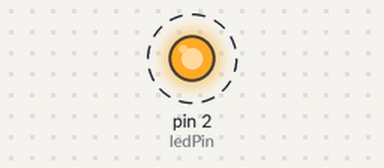
The sketch below on a simulated Arduino Uno, built with avr-gcc and run on an emulated ATmega328P. On the bench: output pins drawn as LEDs (lit = HIGH). Dashed ring = blinking.

Above: at 0.1 s.
Timing chart, 0 to 3.0 s (numbered marks = the images above):
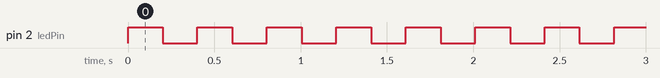

Measured:
- by itself, pin 2 (ledPin): alternates HIGH for 0.20 s and LOW for 0.20 s

The sketch:

statemachine_controham.ino
```cpp
#define ledPin 2
#define BLINK 200
long batdau;
long hientai;
void (*runningFunc)();
bool ledState;

void setup() {
  // put your setup code here, to run once:
  pinMode(ledPin, OUTPUT);
  digitalWrite(ledPin, HIGH);
  runningFunc=&resetFunc;

}

void loop() {
  // put your main code here, to run repeatedly:
runningFunc();
}
void resetFunc(){
  batdau=millis();
  if(true) runningFunc=&checktimeFunc;
}
void checktimeFunc(){
  hientai=millis();
  if((hientai-batdau)>BLINK) runningFunc=&checkledstateFunc;
}
void checkledstateFunc(){
  ledState=digitalRead(ledPin);
  if(ledState==HIGH) runningFunc=&turnonledFunc;
  else runningFunc=&turnoffledFunc;
}
void turnonledFunc(){
  digitalWrite(ledPin, LOW);
  if(true) runningFunc=&resetFunc;
}
void turnoffledFunc(){
  digitalWrite(ledPin, HIGH);
  if(true) runningFunc=&resetFunc;
}
```
